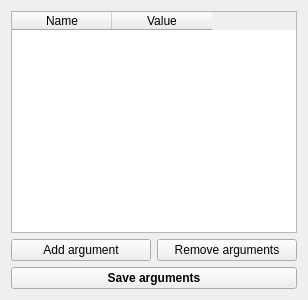
<?xml version="1.0" encoding="UTF-8"?>
<ui version="4.0">
 <class>Form</class>
 <widget class="QWidget" name="Form">
  <property name="geometry">
   <rect>
    <x>0</x>
    <y>0</y>
    <width>308</width>
    <height>300</height>
   </rect>
  </property>
  <property name="windowTitle">
   <string>Edit native arguments</string>
  </property>
  <layout class="QGridLayout" name="gridLayout">
   <item row="1" column="0">
    <widget class="QPushButton" name="add_argument_button">
     <property name="text">
      <string>Add argument</string>
     </property>
    </widget>
   </item>
   <item row="1" column="1">
    <widget class="QPushButton" name="remove_arguments_button">
     <property name="text">
      <string>Remove arguments</string>
     </property>
    </widget>
   </item>
   <item row="3" column="0" colspan="2">
    <widget class="QPushButton" name="save_arguments_button">
     <property name="font">
      <font>
       <weight>75</weight>
       <bold>true</bold>
      </font>
     </property>
     <property name="text">
      <string>Save arguments</string>
     </property>
    </widget>
   </item>
   <item row="0" column="0" colspan="2">
    <widget class="QTableWidget" name="table_widget">
     <column>
      <property name="text">
       <string>Name</string>
      </property>
     </column>
     <column>
      <property name="text">
       <string>Value</string>
      </property>
     </column>
    </widget>
   </item>
  </layout>
 </widget>
 <resources/>
 <connections/>
</ui>
